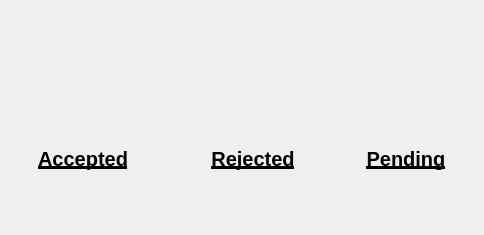
<?xml version="1.0" encoding="UTF-8"?>
<ui version="4.0">
 <class>appointmentDoctorDialog</class>
 <widget class="QDialog" name="appointmentDoctorDialog">
  <property name="geometry">
   <rect>
    <x>0</x>
    <y>0</y>
    <width>484</width>
    <height>235</height>
   </rect>
  </property>
  <property name="windowTitle">
   <string>Appointments</string>
  </property>
  <widget class="QPushButton" name="pending">
   <property name="geometry">
    <rect>
     <x>350</x>
     <y>10</y>
     <width>120</width>
     <height>120</height>
    </rect>
   </property>
   <property name="maximumSize">
    <size>
     <width>120</width>
     <height>120</height>
    </size>
   </property>
   <property name="styleSheet">
    <string notr="true">border:none;</string>
   </property>
   <property name="text">
    <string/>
   </property>
   <property name="icon">
    <iconset>
     <normaloff>../../../Images/delete_event.png</normaloff>../../../Images/delete_event.png</iconset>
   </property>
   <property name="iconSize">
    <size>
     <width>100</width>
     <height>100</height>
    </size>
   </property>
  </widget>
  <widget class="QPushButton" name="accepted">
   <property name="geometry">
    <rect>
     <x>30</x>
     <y>10</y>
     <width>120</width>
     <height>120</height>
    </rect>
   </property>
   <property name="maximumSize">
    <size>
     <width>120</width>
     <height>120</height>
    </size>
   </property>
   <property name="styleSheet">
    <string notr="true">border:none;</string>
   </property>
   <property name="text">
    <string/>
   </property>
   <property name="icon">
    <iconset>
     <normaloff>../../../Images/add_event.png</normaloff>../../../Images/add_event.png</iconset>
   </property>
   <property name="iconSize">
    <size>
     <width>100</width>
     <height>100</height>
    </size>
   </property>
  </widget>
  <widget class="QPushButton" name="rejected">
   <property name="geometry">
    <rect>
     <x>190</x>
     <y>10</y>
     <width>120</width>
     <height>120</height>
    </rect>
   </property>
   <property name="sizePolicy">
    <sizepolicy hsizetype="Fixed" vsizetype="Fixed">
     <horstretch>0</horstretch>
     <verstretch>0</verstretch>
    </sizepolicy>
   </property>
   <property name="maximumSize">
    <size>
     <width>120</width>
     <height>120</height>
    </size>
   </property>
   <property name="styleSheet">
    <string notr="true">border:none;</string>
   </property>
   <property name="text">
    <string/>
   </property>
   <property name="icon">
    <iconset>
     <normaloff>../../../Images/search_hospital.png</normaloff>../../../Images/search_hospital.png</iconset>
   </property>
   <property name="iconSize">
    <size>
     <width>100</width>
     <height>100</height>
    </size>
   </property>
  </widget>
  <widget class="QLabel" name="pendingLabel">
   <property name="geometry">
    <rect>
     <x>350</x>
     <y>120</y>
     <width>112</width>
     <height>78</height>
    </rect>
   </property>
   <property name="sizePolicy">
    <sizepolicy hsizetype="Fixed" vsizetype="Fixed">
     <horstretch>0</horstretch>
     <verstretch>0</verstretch>
    </sizepolicy>
   </property>
   <property name="text">
    <string>&lt;html&gt;&lt;head/&gt;&lt;body&gt;&lt;p align=&quot;center&quot;&gt;&lt;span style=&quot; font-size:15pt; font-weight:600; text-decoration: underline;&quot;&gt;Pending&lt;/span&gt;&lt;/p&gt;&lt;/body&gt;&lt;/html&gt;</string>
   </property>
  </widget>
  <widget class="QLabel" name="acceptedLabel">
   <property name="geometry">
    <rect>
     <x>20</x>
     <y>120</y>
     <width>126</width>
     <height>78</height>
    </rect>
   </property>
   <property name="sizePolicy">
    <sizepolicy hsizetype="Fixed" vsizetype="Fixed">
     <horstretch>0</horstretch>
     <verstretch>0</verstretch>
    </sizepolicy>
   </property>
   <property name="text">
    <string>&lt;html&gt;&lt;head/&gt;&lt;body&gt;&lt;p align=&quot;center&quot;&gt;&lt;span style=&quot; font-size:15pt; font-weight:600; text-decoration: underline;&quot;&gt;Accepted&lt;/span&gt;&lt;/p&gt;&lt;/body&gt;&lt;/html&gt;</string>
   </property>
  </widget>
  <widget class="QLabel" name="rejectedLabel">
   <property name="geometry">
    <rect>
     <x>190</x>
     <y>120</y>
     <width>126</width>
     <height>78</height>
    </rect>
   </property>
   <property name="sizePolicy">
    <sizepolicy hsizetype="Fixed" vsizetype="Fixed">
     <horstretch>0</horstretch>
     <verstretch>0</verstretch>
    </sizepolicy>
   </property>
   <property name="text">
    <string>&lt;html&gt;&lt;head/&gt;&lt;body&gt;&lt;p align=&quot;center&quot;&gt;&lt;span style=&quot; font-size:15pt; font-weight:600; text-decoration: underline;&quot;&gt;Rejected&lt;/span&gt;&lt;/p&gt;&lt;/body&gt;&lt;/html&gt;</string>
   </property>
  </widget>
 </widget>
 <resources/>
 <connections/>
</ui>
